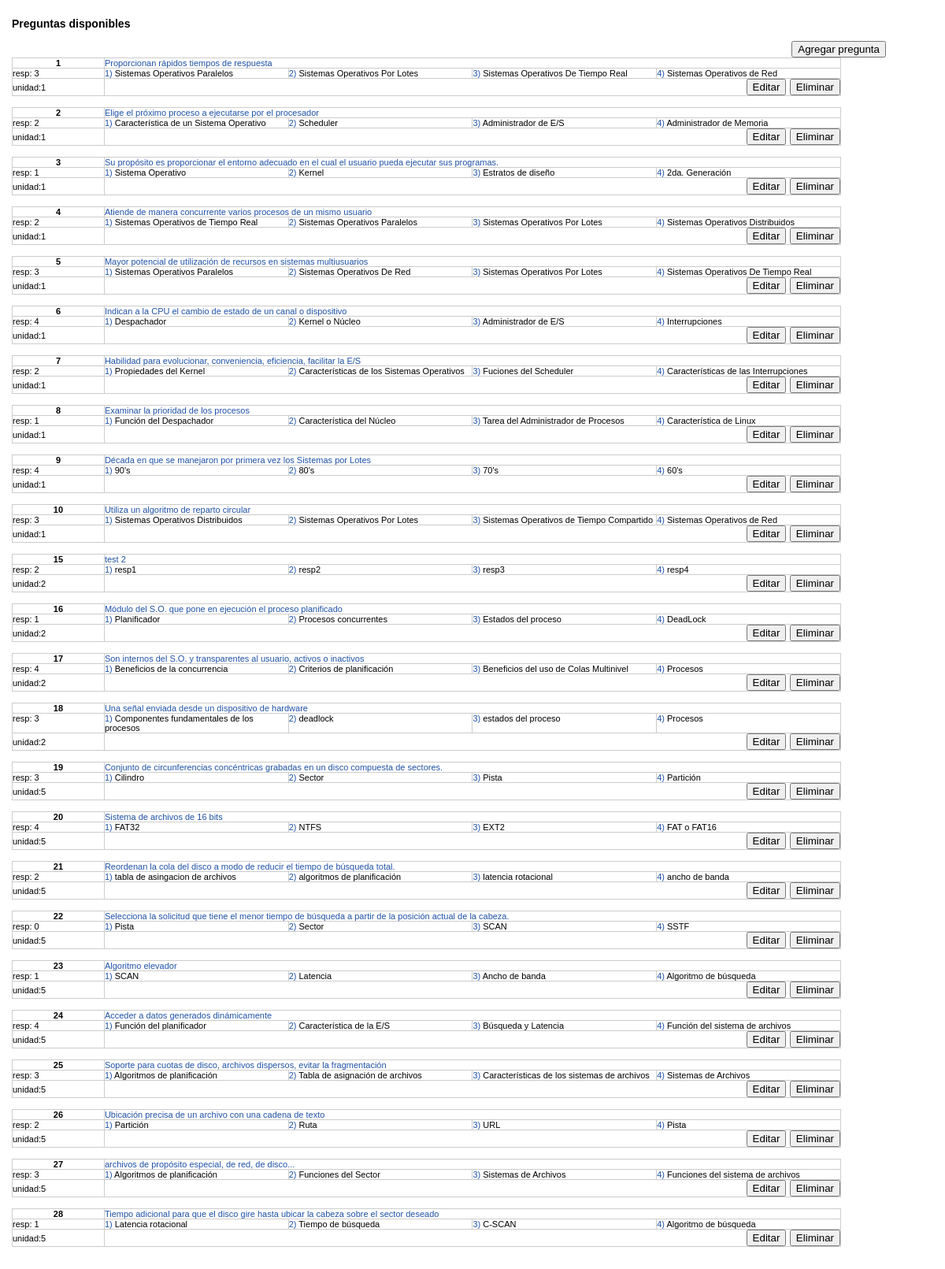
/admin/listquestion_by_subject.php, run on the app's committed database.
### tables this page shows
CREATE TABLE IF NOT EXISTS `tbancopreguntas` (
  `idpregunta` int(11) unsigned NOT NULL AUTO_INCREMENT,
  `idmateria` int(11) unsigned NOT NULL,
  `idgrupo` int(11) unsigned NOT NULL,
  `unidad` tinyint(4) NOT NULL,
  `pregunta` varchar(255) NOT NULL DEFAULT '',
  `opcion1` varchar(100) DEFAULT NULL,
  `opcion2` varchar(100) DEFAULT NULL,
  `opcion3` varchar(100) DEFAULT NULL,
  `opcion4` varchar(100) DEFAULT NULL,
  `respuesta` tinyint(4) DEFAULT NULL,
  PRIMARY KEY (`idpregunta`),
  KEY `idgrupo` (`idgrupo`),
  KEY `idmateria` (`idmateria`)
);

### admin/listquestion_by_subject.php (the view, shortened to what this page needs)
<?php
if(isset($_REQUEST['idmateria']))
	$idmateria = $_REQUEST['idmateria'];
else
	$idmateria = 1;
echo "
	<html>
	<head>
	<title>".AppTitle." - ".AdminModule."</title>
	<meta http-equiv=\"Content-Type\" content=\"text/html; charset=iso-8859-1\">
	<link rel=\"stylesheet\" href=\"../css/estilo.css\">
	</head>
	<body>
	<h3>Preguntas disponibles</h3>
	<div style=\"text-align:right; padding-right:60px;\"><input type=\"button\"	onclick=\"top.frames.location='questionform.php?idmateria=$idmateria'\" value=\"Agregar pregunta\"/> </div>";
$query =  "SELECT * FROM tbancopreguntas WHERE idmateria='".$idmateria."' ORDER BY idpregunta ASC";
$req = mysql_query($query);
while($row = mysql_fetch_object($req)){
	$questionid=$row->idpregunta;
	$subjectid=$row->idmateria;
	$question=$row->pregunta;
	$choice1=$row->opcion1;
	$choice2=$row->opcion2;
	$choice3=$row->opcion3;
	$choice4=$row->opcion4;
	$answer=$row->respuesta;
	$unit=$row->unidad;
	echo "<table width=\"90%\" border=\"1\" cellspacing=\"0\" cellpadding=\"0\">\n";
	echo "<tr><td class=\"bgwhite10\" align =\"center\" width=\"10%\"><b> ".$questionid." </b></td>
			  <td class=\"bgwhite10\" colspan=4><span style=\"color:#2053A7;\">".$question."</span></td></tr>\n
		  <tr valign=\"top\"><td class=\"bgwhite10\" width=\"5%\">resp: ".$answer."</td>
			  <td class=\"bgwhite10\" width=\"20%\"><span style=\"color:#2053A7;\">1)</span> ".$choice1."</td>
			  <td class=\"bgwhite10\" width=\"20%\"><span style=\"color:#2053A7;\">2)</span> ".$choice2."</td>
			  <td class=\"bgwhite10\" width=\"20%\"><span style=\"color:#2053A7;\">3)</span> ".$choice3."</td>
			  <td class=\"bgwhite10\" width=\"20%\"><span style=\"color:#2053A7;\">4)</span> ".$choice4."</td></tr>\n
			<tr><td class=\"bgwhite10\" width=\"5%\">unidad:". $unit ."</td>
					<td colspan=\"4\" align=\"right\"><input type=\"button\" onclick=\"top.frames.location='questionform.php?id=$questionid&&idmateria=$subjectid&action=edit';\" value=\"Editar\">
						<input type=\"button\" onclick=\"if(confirm('¿Desea eliminar la pregunta?')) location='question_delete.php?id=$questionid&idmateria=$subjectid&idunidad=$unit';\" value=\"Eliminar\">
			</td></tr>";
	echo "</table>\n";
	echo "<br>\n";
}
echo "</body>
	  </html>";
?>

### css/estilo.css (style rules this page uses)
table { border: 1px solid #ccc; border-collapse:collapse; }
body { background: #fff; margin: 15px; font-family: verdana,helvetica,arial,sans-serif; font-size: 12px; }
h1,h2,h3 { font-weight: bold; color: #000000; padding-top: 0.5em; font-family: arial,sans-serif; }
td.bgwhite10 { background-color: #fff; color:#000; font-family:arial,sans-serif; font-size:11px; }

### data on the page
tbancopreguntas: idpregunta "1", pregunta "Proporcionan rápidos tiempos de respuesta", respuesta "3", opcion1 "Sistemas Operativos Paralelos", opcion2 "Sistemas Operativos Por Lotes", opcion3 "Sistemas Operativos De Tiempo Real", opcion4 "Sistemas Operativos de Red", unidad "1"
tbancopreguntas: idpregunta "2", pregunta "Elige el próximo proceso a ejecutarse por el procesador", respuesta "2", opcion1 "Característica de un Sistema Operativo", opcion2 "Scheduler", opcion3 "Administrador de E/S", opcion4 "Administrador de Memoria", unidad "1"
tbancopreguntas: idpregunta "3", pregunta "Su propósito es proporcionar el entorno adecuado en el cual el usuario pueda ejecutar sus programas.", respuesta "1", opcion1 "Sistema Operativo", opcion2 "Kernel", opcion3 "Estratos de diseño", opcion4 "2da. Generación", unidad "1"
tbancopreguntas: idpregunta "4", pregunta "Atiende de manera concurrente varios procesos de un mismo usuario", respuesta "2", opcion1 "Sistemas Operativos de Tiempo Real", opcion2 "Sistemas Operativos Paralelos", opcion3 "Sistemas Operativos Por Lotes", opcion4 "Sistemas Operativos Distribuidos", unidad "1"
tbancopreguntas: idpregunta "5", pregunta "Mayor potencial de utilización de recursos en sistemas multiusuarios", respuesta "3", opcion1 "Sistemas Operativos Paralelos", opcion2 "Sistemas Operativos De Red", opcion3 "Sistemas Operativos Por Lotes", opcion4 "Sistemas Operativos De Tiempo Real", unidad "1"
tbancopreguntas: idpregunta "6", pregunta "Indican a la CPU el cambio de estado de un canal o dispositivo", respuesta "4", opcion1 "Despachador", opcion2 "Kernel o Núcleo", opcion3 "Administrador de E/S", opcion4 "Interrupciones", unidad "1"
tbancopreguntas: idpregunta "7", pregunta "Habilidad para evolucionar, conveniencia, eficiencia, facilitar la E/S", respuesta "2", opcion1 "Propiedades del Kernel", opcion2 "Características de los Sistemas Operativos", opcion3 "Fuciones del Scheduler", opcion4 "Características de las Interrupciones", unidad "1"
tbancopreguntas: idpregunta "8", pregunta "Examinar la prioridad de los procesos", respuesta "1", opcion1 "Función del Despachador", opcion2 "Característica del Núcleo", opcion3 "Tarea del Administrador de Procesos", opcion4 "Característica de Linux", unidad "1"
tbancopreguntas: idpregunta "9", pregunta "Década en que se manejaron por primera vez los Sistemas por Lotes", respuesta "4", opcion1 "90's", opcion2 "80's", opcion3 "70's", opcion4 "60's", unidad "1"
tbancopreguntas: idpregunta "10", pregunta "Utiliza un algoritmo de reparto circular", respuesta "3", opcion1 "Sistemas Operativos Distribuidos", opcion2 "Sistemas Operativos Por Lotes", opcion3 "Sistemas Operativos de Tiempo Compartido", opcion4 "Sistemas Operativos de Red", unidad "1"
tbancopreguntas: idpregunta "15", pregunta "test 2", respuesta "2", opcion1 "resp1", opcion2 "resp2", opcion3 "resp3", opcion4 "resp4", unidad "2"
tbancopreguntas: idpregunta "16", pregunta "Módulo del S.O. que pone en ejecución el proceso planificado", respuesta "1", opcion1 "Planificador", opcion2 "Procesos concurrentes", opcion3 "Estados del proceso", opcion4 "DeadLock", unidad "2"
tbancopreguntas: idpregunta "17", pregunta "Son internos del S.O. y transparentes al usuario, activos o inactivos", respuesta "4", opcion1 "Beneficios de la concurrencia", opcion2 "Criterios de planificación", opcion3 "Beneficios del uso de Colas Multinivel", opcion4 "Procesos", unidad "2"
tbancopreguntas: idpregunta "18", pregunta "Una señal enviada desde un dispositivo de hardware", respuesta "3", opcion1 "Componentes fundamentales de los procesos", opcion2 "deadlock", opcion3 "estados del proceso", opcion4 "Procesos", unidad "2"
tbancopreguntas: idpregunta "19", pregunta "Conjunto de circunferencias concéntricas grabadas en un disco compuesta de sectores.", respuesta "3", opcion1 "Cilindro", opcion2 "Sector", opcion3 "Pista", opcion4 "Partición", unidad "5"
tbancopreguntas: idpregunta "20", pregunta "Sistema de archivos de 16 bits", respuesta "4", opcion1 "FAT32", opcion2 "NTFS", opcion3 "EXT2", opcion4 "FAT o FAT16", unidad "5"
tbancopreguntas: idpregunta "21", pregunta "Reordenan la cola del disco a modo de reducir el tiempo de búsqueda total.", respuesta "2", opcion1 "tabla de asingacion de archivos", opcion2 "algoritmos de planificación", opcion3 "latencia rotacional", opcion4 "ancho de banda", unidad "5"
tbancopreguntas: idpregunta "22", pregunta "Selecciona la solicitud que tiene el menor tiempo de búsqueda a partir de la posición actual de la cabeza.", respuesta "0", opcion1 "Pista", opcion2 "Sector", opcion3 "SCAN", opcion4 "SSTF", unidad "5"
tbancopreguntas: idpregunta "23", pregunta "Algoritmo elevador", respuesta "1", opcion1 "SCAN", opcion2 "Latencia", opcion3 "Ancho de banda", opcion4 "Algoritmo de búsqueda", unidad "5"
tbancopreguntas: idpregunta "24", pregunta "Acceder a datos generados dinámicamente", respuesta "4", opcion1 "Función del planificador", opcion2 "Característica de la E/S", opcion3 "Búsqueda y Latencia", opcion4 "Función del sistema de archivos", unidad "5"
tbancopreguntas: idpregunta "25", pregunta "Soporte para cuotas de disco, archivos dispersos, evitar la fragmentación", respuesta "3", opcion1 "Algoritmos de planificación", opcion2 "Tabla de asignación de archivos", opcion3 "Características de los sistemas de archivos", opcion4 "Sistemas de Archivos", unidad "5"
tbancopreguntas: idpregunta "26", pregunta "Ubicación precisa de un archivo con una cadena de texto", respuesta "2", opcion1 "Partición", opcion2 "Ruta", opcion3 "URL", opcion4 "Pista", unidad "5"
tbancopreguntas: idpregunta "27", pregunta "archivos de propósito especial, de red, de disco...", respuesta "3", opcion1 "Algoritmos de planificación", opcion2 "Funciones del Sector", opcion3 "Sistemas de Archivos", opcion4 "Funciones del sistema de archivos", unidad "5"
tbancopreguntas: idpregunta "28", pregunta "Tiempo adicional para que el disco gire hasta ubicar la cabeza sobre el sector deseado", respuesta "1", opcion1 "Latencia rotacional", opcion2 "Tiempo de búsqueda", opcion3 "C-SCAN", opcion4 "Algoritmo de búsqueda", unidad "5"
